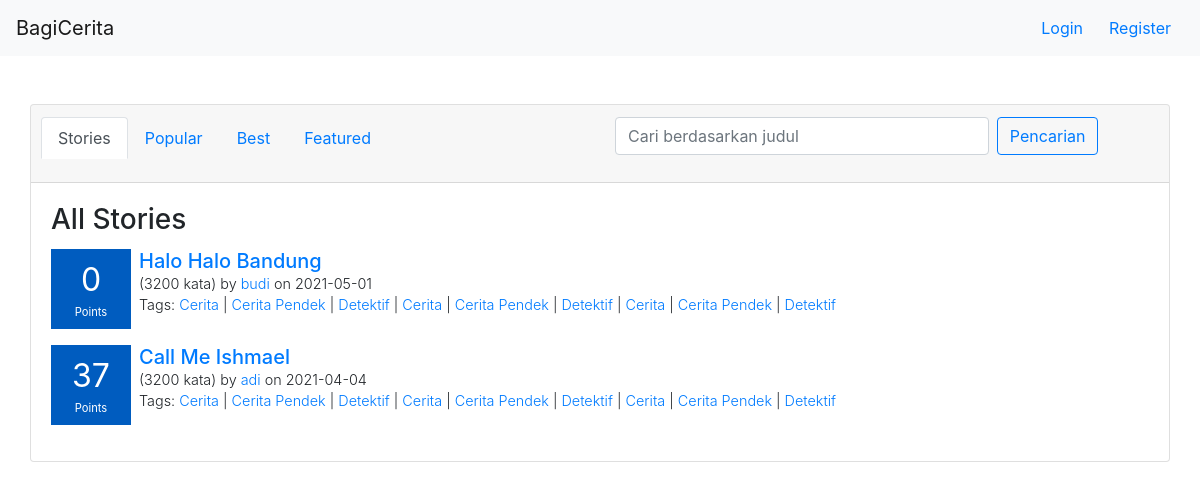
Screenshot of /stories/ with the database file from the repository.
### story/models.py (models this page shows, shortened)
class Story(models.Model):
    title = models.CharField(max_length=120,blank=True)
    date_posted = models.DateField(null=True, blank=True)
    content = models.TextField(blank=True,null=True)
    user = models.ForeignKey(User, on_delete=models.CASCADE,default=None)
    class Meta:
        ordering = ["-date_posted"]

### story/views.py (the view)
# urls.py: path('',stories_view,name="stories"),
def stories_view(request):
    stories = Story.objects.all()
    stories = calculate_stories_rating(stories)
    context={
        "page":"stories",
        "stories": stories
    }
    return render(request,"story/stories.html",context)

### bagicerita/context_processor.py (called while the page is built)
def get_auth_form(request):
    registerForm = UserCreationForm()
    return{
        'register_form':registerForm
    }

def check_if_logged_in(request):
    if request.user.is_authenticated:
        return{
            'logged_in':True,
            'username':request.user.username
        }
    else:
        return {
            'logged_in':False
        }

### story/views.py (called while the page is built)
def calculate_stories_rating(stories):
    for story in stories:
        story = calculate_story_rating(story)
    return stories

def calculate_story_rating(story):
    comments = story.comment_set.filter(replied_comment_id=0)
    story_rating=0
    for comment in comments:
        story_rating+=comment.rating
    story.rating = story_rating
    return story

### templates/story/stories.html (shortened to what this page needs)
{% extends 'base.html' %}
{% load story_tags %}
{% block content %}
    {% include 'navbar.html' %}
    <div class="container">
        <div class="row mt-5">
            <div class="card" style="width: 100%">
                <div class="card-header">
                    <div class="row">
                       <div class="col-lg-6 mb-4">
                            <ul class="nav nav-tabs card-header-tabs">
                                <li class="nav-item">
                                    <a class="nav-link {% if page == 'stories' %} active {% endif %}" aria-current="true" href="/stories">Stories</a>
                                </li>
                                <li class="nav-item">
                                    <a class="nav-link {% if page == 'popular' %} active {% endif %} " href="/stories/popular">Popular</a>
                                </li>
                                <li class="nav-item">
                                    <a class="nav-link {% if page == 'best' %} active {% endif %}" href="/stories/best">Best</a>
                                </li>
                                <li class="nav-item">
                                    <a class="nav-link {% if page == 'featured' %} active {% endif %}" href="/stories/featured">Featured</a>
                                </li>
                            </ul>
                       </div>
                       <div class="col-lg-6">
                            <form class="form-inline">
                                <input class="searchbar form-control mr-2" type="search" placeholder="Cari berdasarkan judul" aria-label="Search">
                                <button class="btn btn-outline-primary" type="submit">Pencarian</button>
                            </form>
                       </div>
                    </div>
                </div>
                <div class="card-body">
                    <h3 class="card-title">All Stories</h3>
                    {% for story in stories %}
                        {{story|render_story_box}}
                    {% endfor %}
                </div>
            </div>
        </div>
    </div>
{% endblock %}

### static/style.css (style rules this page uses)
.score-box { background-color: #0b6623; background-color: #005CBF; color: white; height: 80px; width: 80px; display: flex; justify-content: center; align-items: center; flex-direction: column; }
.points-number { font-size: 2em; }
.points-text { font-size: 0.7em; }
.story-box { width: 100%; display: flex; }
.story-box .score-box { max-height: 90px; }
.text-story-info { display: block; font-size: 0.9em; }
.searchbar { width: 70% !important; }

### rows the page displays
Story: id+title+user "0 Points Halo Halo Bandung (3200 kata) by budi on 2021-05-01 Tags: Cerita | Cerita Pendek | Detektif | Cerita | Cerita Pendek | Detektif | Cerita | Cerita Pendek | Detektif"
Story: id+title+user "37 Points Call Me Ishmael (3200 kata) by adi on 2021-04-04 Tags: Cerita | Cerita Pendek | Detektif | Cerita | Cerita Pendek | Detektif | Cerita | Cerita Pendek | Detektif"
